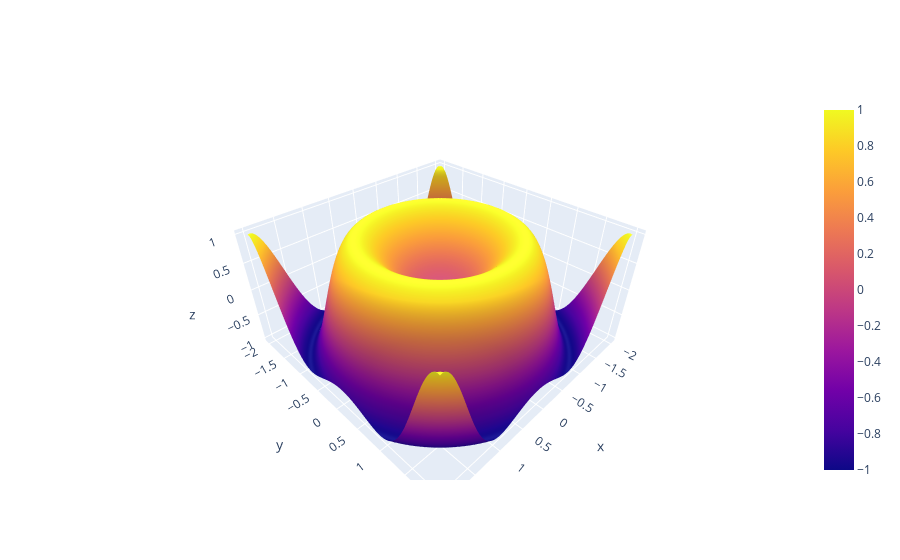

Here is the notebook cell this chart was saved with:
### Code cell
# Usando plotly para visualização 3D
import plotly.graph_objects as go

def plot_3d_surface(x, y, z):
    fig = go.Figure(data=[go.Surface(z=z, x=x, y=y)])
    fig.show()

# Exemplo de uso com dados simulados
x, y = np.meshgrid(np.linspace(-2, 2, 100), np.linspace(-2, 2, 100))
z = np.sin(x**2 + y**2)
plot_3d_surface(x, y, z)

### Figure 1 — Plotly figure (JSON) as saved in the notebook; plotly's stock layout.template omitted (floating-point values rounded to 4 significant figures; data arrays with more than 128 entries replaced by an {"elided": "..."} marker saying what was removed)
{"data": [{"type": "surface", "x": {"elided": "100x100 float values"}, "y": {"elided": "100x100 float values"}, "z": {"elided": "100x100 float values"}}], "layout": {}}
